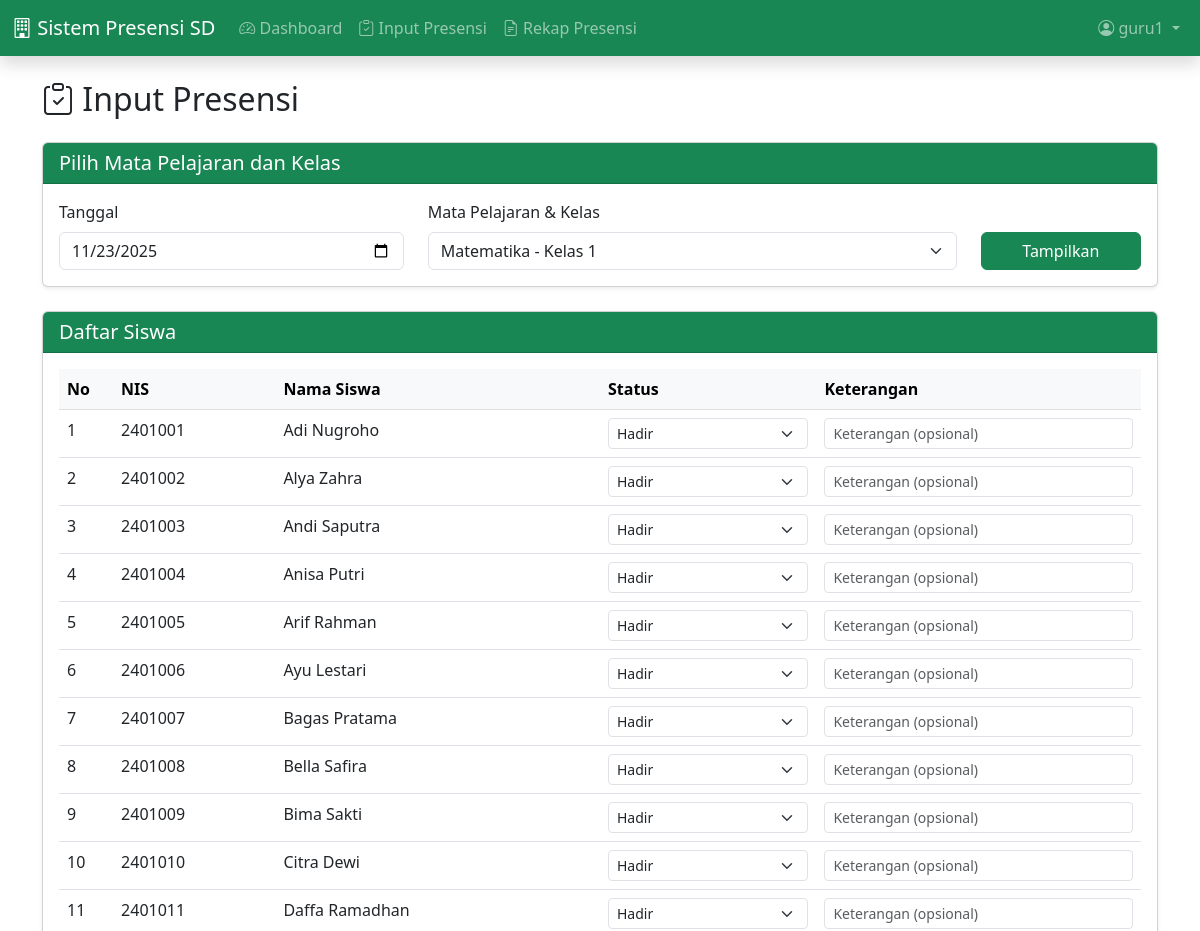
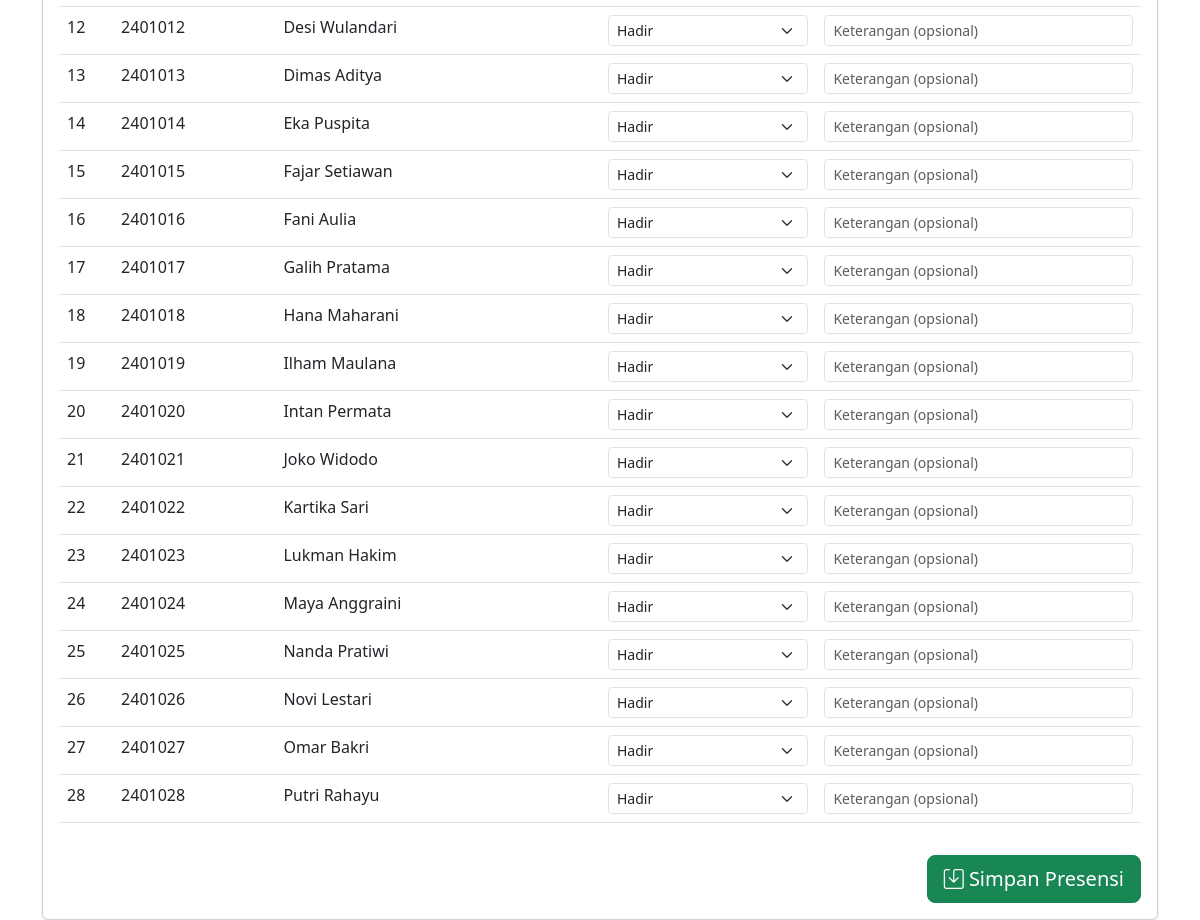
The app's page /input_presensi.php?id_mapel=1&id_kelas=1 (signed in) with its own data (2 pictures, top to bottom).
### tables this page shows
CREATE TABLE `siswa` (
  `NIS` int(11) NOT NULL,
  `nama_siswa` varchar(150) DEFAULT NULL,
  `Admin_ID` int(11) NOT NULL
);

### input_presensi.php (the view, shortened to what this page needs)
<?php
require_once 'db.php';
$username = $_SESSION['username'];
$guru_query = mysqli_query($conn, "SELECT g.* FROM guru g
                                    JOIN akun a ON g.ID_Guru = SUBSTRING(a.Username, 5)
                                    WHERE a.Username = '$username'");
$guru_data = mysqli_fetch_assoc($guru_query);
$id_guru = $guru_data['ID_Guru'];
$mapel_list = mysqli_query($conn, "SELECT mp.*, k.Nama_Kelas
                                    FROM mata_pelajaran mp
                                    JOIN kelas k ON mp.Kelas = k.ID_Kelas
                                    WHERE mp.id_guru = $id_guru
                                    ORDER BY k.ID_Kelas");
$id_mapel = isset($_GET['id_mapel']) ? $_GET['id_mapel'] : '';
$id_kelas = isset($_GET['id_kelas']) ? $_GET['id_kelas'] : '';
$tanggal = date('Y-m-d');
$siswa_list = [];
if ($id_mapel && $id_kelas) {
    $siswa_query = mysqli_query($conn, "SELECT s.*,
                                        (SELECT status FROM presensi
                                         WHERE nis = s.NIS
                                         AND id_kelas = $id_kelas
                                         AND id_mapel = $id_mapel
                                         AND tanggal = '$tanggal') as status_presensi,
                                        (SELECT keterangan FROM presensi
                                         WHERE nis = s.NIS
                                         AND id_kelas = $id_kelas
                                         AND id_mapel = $id_mapel
                                         AND tanggal = '$tanggal') as ket_presensi
                                        FROM siswa s
                                        JOIN kelas_siswa ks ON s.NIS = ks.nis
                                        WHERE ks.id_kelas = $id_kelas
                                        ORDER BY s.nama_siswa");
    while ($row = mysqli_fetch_assoc($siswa_query)) {
        $siswa_list[] = $row;
    }
}
?>
<!DOCTYPE html>
<html lang="id">
<head>
    <link href="https://cdn.jsdelivr.net/npm/bootstrap@5.3.0/dist/css/bootstrap.min.css" rel="stylesheet">
    <link rel="stylesheet" href="https://cdn.jsdelivr.net/npm/bootstrap-icons@1.10.0/font/bootstrap-icons.css">
</head>
<body>
    <?php include 'navbar.php'; ?>
    <div class="container mt-4">
        <h2 class="mb-4"><i class="bi bi-clipboard-check"></i> Input Presensi</h2>
        <div class="card shadow-sm mb-4">
            <div class="card-header bg-success text-white">
                <h5 class="mb-0">Pilih Mata Pelajaran dan Kelas</h5>
            </div>
            <div class="card-body">
                <form method="GET" action="">
                    <div class="row">
                        <div class="col-md-4">
                            <label class="form-label">Tanggal</label>
                            <input type="date" class="form-control" name="tanggal" value="<?= $tanggal ?>" required>
                        </div>
                        <div class="col-md-6">
                            <label class="form-label">Mata Pelajaran & Kelas</label>
                            <select class="form-select" name="mapel_kelas" required onchange="this.form.submit()">
                                <?php while ($mapel = mysqli_fetch_assoc($mapel_list)): ?>
                                    <option value="<?= $mapel['ID_MaPel'] ?>|<?= $mapel['Kelas'] ?>"
                                            <?= ($id_mapel == $mapel['ID_MaPel'] && $id_kelas == $mapel['Kelas']) ? 'selected' : '' ?>>
                                        <?= $mapel['Nama_MaPel'] ?> - <?= $mapel['Nama_Kelas'] ?>
                                    </option>
                                <?php endwhile; ?>
                            </select>
                        </div>
                        <div class="col-md-2">
                            <label class="form-label">&nbsp;</label>
                            <button type="submit" class="btn btn-success w-100">Tampilkan</button>
                        </div>
                    </div>
                </form>
            </div>
        </div>
        <?php if (!empty($siswa_list)): ?>
        <form method="POST" action="">
            <div class="card shadow-sm">
                <div class="card-header bg-success text-white">
                    <h5 class="mb-0">Daftar Siswa</h5>
                </div>
                <div class="card-body">
                    <div class="table-responsive">
                        <table class="table table-hover">
                            <thead class="table-light">
                                <tr>
                                    <th width="5%">No</th>
                                    <th width="15%">NIS</th>
                                    <th width="30%">Nama Siswa</th>
                                    <th width="20%">Status</th>
                                    <th width="30%">Keterangan</th>
                                </tr>
                            </thead>
                            <tbody>
                                <?php
                                $no = 1;
                                foreach ($siswa_list as $siswa):
                                ?>
                                <tr>
                                    <td><?= $no++ ?></td>
                                    <td><?= $siswa['NIS'] ?></td>
                                    <td><?= $siswa['nama_siswa'] ?></td>
                                    <td>
                                        <select class="form-select form-select-sm" name="status[<?= $siswa['NIS'] ?>]" required>
                                            <option value="Hadir" <?= ($siswa['status_presensi'] == 'Hadir') ? 'selected' : '' ?>>Hadir</option>
                                        </select>
                                    </td>
                                    <td>
                                        <input type="text" class="form-control form-control-sm"
                                               name="keterangan[<?= $siswa['NIS'] ?>]"
                                               value="<?= $siswa['ket_presensi'] ?>"
                                               placeholder="Keterangan (opsional)">
                                    </td>
                                </tr>
                                <?php endforeach; ?>
                            </tbody>
                        </table>
                    </div>
                    <div class="text-end mt-3">
                        <button type="submit" name="simpan_presensi" class="btn btn-success btn-lg">
                            <i class="bi bi-save"></i> Simpan Presensi
                        </button>
                    </div>
                </div>
            </div>
        </form>
        <?php endif; ?>
    </div>
</body>
</html>

### records on screen
siswa: NIS "2401001", nama_siswa "Adi Nugroho", NIS "Hadir"
siswa: NIS "2401002", nama_siswa "Alya Zahra", NIS "Hadir"
siswa: NIS "2401003", nama_siswa "Andi Saputra", NIS "Hadir"
siswa: NIS "2401004", nama_siswa "Anisa Putri", NIS "Hadir"
siswa: NIS "2401005", nama_siswa "Arif Rahman", NIS "Hadir"
siswa: NIS "2401006", nama_siswa "Ayu Lestari", NIS "Hadir"
siswa: NIS "2401007", nama_siswa "Bagas Pratama", NIS "Hadir"
siswa: NIS "2401008", nama_siswa "Bella Safira", NIS "Hadir"
siswa: NIS "2401009", nama_siswa "Bima Sakti", NIS "Hadir"
siswa: NIS "2401010", nama_siswa "Citra Dewi", NIS "Hadir"
siswa: NIS "2401011", nama_siswa "Daffa Ramadhan", NIS "Hadir"
siswa: NIS "2401012", nama_siswa "Desi Wulandari", NIS "Hadir"
siswa: NIS "2401013", nama_siswa "Dimas Aditya", NIS "Hadir"
siswa: NIS "2401014", nama_siswa "Eka Puspita", NIS "Hadir"
siswa: NIS "2401015", nama_siswa "Fajar Setiawan", NIS "Hadir"
siswa: NIS "2401016", nama_siswa "Fani Aulia", NIS "Hadir"
siswa: NIS "2401017", nama_siswa "Galih Pratama", NIS "Hadir"
siswa: NIS "2401018", nama_siswa "Hana Maharani", NIS "Hadir"
siswa: NIS "2401019", nama_siswa "Ilham Maulana", NIS "Hadir"
siswa: NIS "2401020", nama_siswa "Intan Permata", NIS "Hadir"
siswa: NIS "2401021", nama_siswa "Joko Widodo", NIS "Hadir"
siswa: NIS "2401022", nama_siswa "Kartika Sari", NIS "Hadir"
siswa: NIS "2401023", nama_siswa "Lukman Hakim", NIS "Hadir"
siswa: NIS "2401024", nama_siswa "Maya Anggraini", NIS "Hadir"
siswa: NIS "2401025", nama_siswa "Nanda Pratiwi", NIS "Hadir"
siswa: NIS "2401026", nama_siswa "Novi Lestari", NIS "Hadir"
siswa: NIS "2401027", nama_siswa "Omar Bakri", NIS "Hadir"
siswa: NIS "2401028", nama_siswa "Putri Rahayu", NIS "Hadir"

### other values on screen
$_SESSION['username'] "guru1"
form field mapel_kelas "Matematika - Kelas 1"
